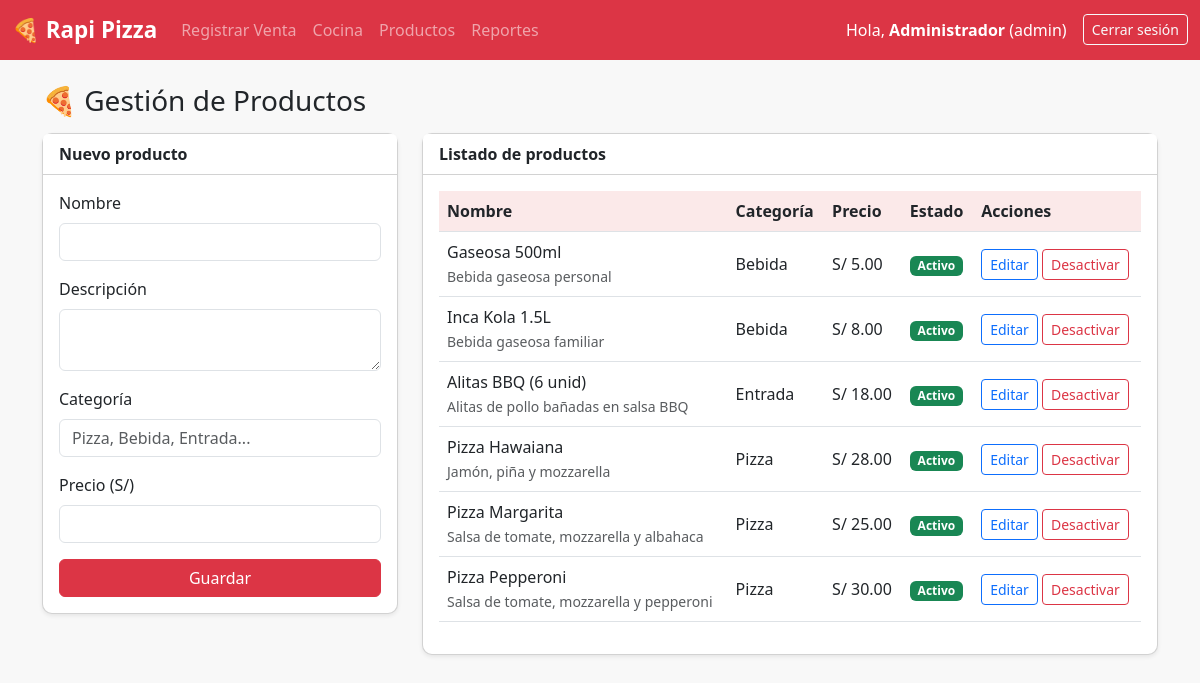
Page /index.php?page=productos (signed in) on the committed database.
### tables this page shows
CREATE TABLE producto (
    id INT AUTO_INCREMENT PRIMARY KEY,
    nombre VARCHAR(100) NOT NULL,
    descripcion VARCHAR(255),
    categoria VARCHAR(50) NOT NULL,
    precio DECIMAL(10,2) NOT NULL,
    activo INT NOT NULL DEFAULT 1
);

### controller/productoController.php (called while the page is built, shortened)
<?php
require_once __DIR__ . '/../models/Producto.php';
$productoModelo = new Producto($conexion);
$productoEditar = null;
$productos = $productoModelo->listarTodos();
require __DIR__ . '/../public/views/productos.php';

### models/Producto.php (called while the page is built, shortened)
<?php
class Producto {
    private $conexion;
    public function __construct($conexion) {
        $this->conexion = $conexion;
    }
    public function listarTodos() {
        $sql = "SELECT * FROM producto ORDER BY categoria, nombre";
        $stmt = $this->conexion->query($sql);
        return $stmt->fetchAll(PDO::FETCH_ASSOC);
    }
}

### public/views/productos.php (the view, shortened to what this page needs)
<?php require __DIR__ . '/header.php'; ?>
<h3 class="mb-3">🍕 Gestión de Productos</h3>
<div class="row">
    <div class="col-md-4">
        <div class="card shadow-sm mb-3">
            <div class="card-header bg-white">
                <strong><?php echo $productoEditar ? 'Editar producto' : 'Nuevo producto'; ?></strong>
            </div>
            <div class="card-body">
                <form method="POST" action="index.php?page=productos">
                    <div class="mb-3">
                        <label class="form-label">Nombre</label>
                        <input type="text" name="nombre" class="form-control"
                               value="<?php echo $productoEditar ? htmlspecialchars($productoEditar['nombre']) : ''; ?>" required>
                    </div>
                    <div class="mb-3">
                        <label class="form-label">Descripción</label>
                        <textarea name="descripcion" class="form-control" rows="2"><?php echo $productoEditar ? htmlspecialchars($productoEditar['descripcion']) : ''; ?></textarea>
                    </div>
                    <div class="mb-3">
                        <label class="form-label">Categoría</label>
                        <input type="text" name="categoria" class="form-control" placeholder="Pizza, Bebida, Entrada..."
                               value="<?php echo $productoEditar ? htmlspecialchars($productoEditar['categoria']) : ''; ?>" required>
                    </div>
                    <div class="mb-3">
                        <label class="form-label">Precio (S/)</label>
                        <input type="number" step="0.01" name="precio" class="form-control"
                               value="<?php echo $productoEditar ? $productoEditar['precio'] : ''; ?>" required>
                    </div>
                    <button type="submit" name="guardar" class="btn btn-danger w-100">
                        <?php echo $productoEditar ? 'Actualizar' : 'Guardar'; ?>
                    </button>
                </form>
            </div>
        </div>
    </div>
    <div class="col-md-8">
        <div class="card shadow-sm">
            <div class="card-header bg-white">
                <strong>Listado de productos</strong>
            </div>
            <div class="card-body">
                <table class="table table-hover align-middle">
                    <thead>
                        <tr>
                            <th>Nombre</th>
                            <th>Categoría</th>
                            <th>Precio</th>
                            <th>Estado</th>
                            <th>Acciones</th>
                        </tr>
                    </thead>
                    <tbody>
                        <?php foreach ($productos as $producto): ?>
                            <tr>
                                <td>
                                    <?php echo htmlspecialchars($producto['nombre']); ?>
                                    <?php if (!empty($producto['descripcion'])): ?>
                                        <br><small class="text-muted"><?php echo htmlspecialchars($producto['descripcion']); ?></small>
                                    <?php endif; ?>
                                </td>
                                <td><?php echo htmlspecialchars($producto['categoria']); ?></td>
                                <td>S/ <?php echo number_format($producto['precio'], 2); ?></td>
                                <td>
                                    <?php if ($producto['activo'] == 1): ?>
                                        <span class="badge bg-success">Activo</span>
                                    <?php else: ?>
                                        <span class="badge bg-secondary">Inactivo</span>
                                    <?php endif; ?>
                                </td>
                                <td>
                                    <a href="index.php?page=productos&editar=<?php echo $producto['id']; ?>" class="btn btn-sm btn-outline-primary">
                                        Editar
                                    </a>
                                    <?php if ($producto['activo'] == 1): ?>
                                        <form method="POST" action="index.php?page=productos" class="d-inline">
                                            <button type="submit" name="desactivar" class="btn btn-sm btn-outline-danger"
                                                    onclick="return confirm('¿Desactivar este producto?')">
                                                Desactivar
                                            </button>
                                        </form>
                                    <?php endif; ?>
                                </td>
                            </tr>
                        <?php endforeach; ?>
                    </tbody>
                </table>
            </div>
        </div>
    </div>
</div>
<?php require __DIR__ . '/footer.php'; ?>

### public/css/estilo.css (style rules this page uses)
body { background-color: #f8f8f8; font-family: 'Segoe UI', Arial, sans-serif; }
.card { border-radius: 10px; }
.table th { background-color: #fbe9e9; }

### rows in the picture
producto: nombre "Gaseosa 500ml", descripcion "Bebida gaseosa personal", categoria "Bebida", precio "5.00", activo "Activo"
producto: nombre "Inca Kola 1.5L", descripcion "Bebida gaseosa familiar", categoria "Bebida", precio "8.00", activo "Activo"
producto: nombre "Alitas BBQ (6 unid)", descripcion "Alitas de pollo bañadas en salsa BBQ", categoria "Entrada", precio "18.00", activo "Activo"
producto: nombre "Pizza Hawaiana", descripcion "Jamón, piña y mozzarella", categoria "Pizza", precio "28.00", activo "Activo"
producto: nombre "Pizza Margarita", descripcion "Salsa de tomate, mozzarella y albahaca", categoria "Pizza", precio "25.00", activo "Activo"
producto: nombre "Pizza Pepperoni", descripcion "Salsa de tomate, mozzarella y pepperoni", categoria "Pizza", precio "30.00", activo "Activo"

### other values in the picture
$_SESSION['usuario_nombre'] "Administrador"
$_SESSION['usuario_rol'] "admin"
